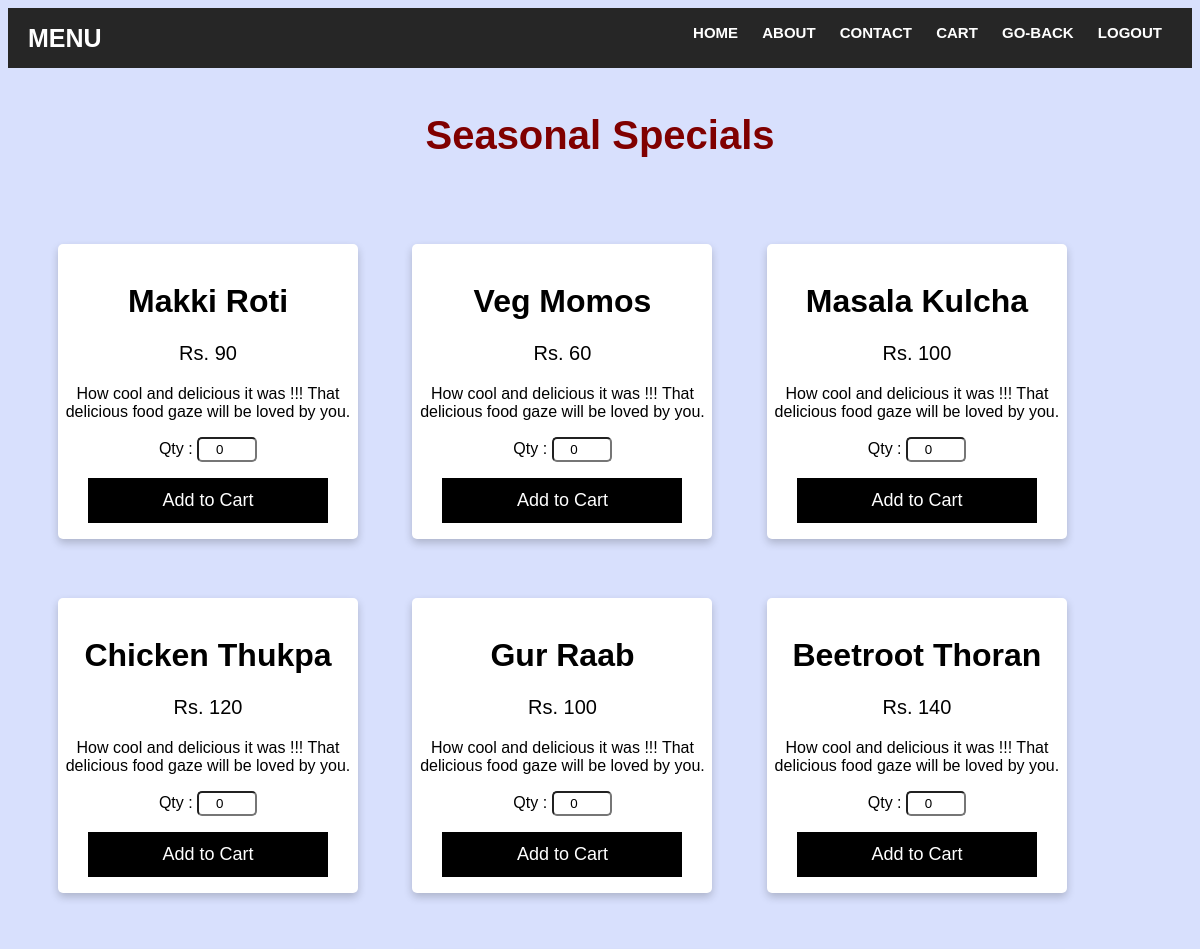
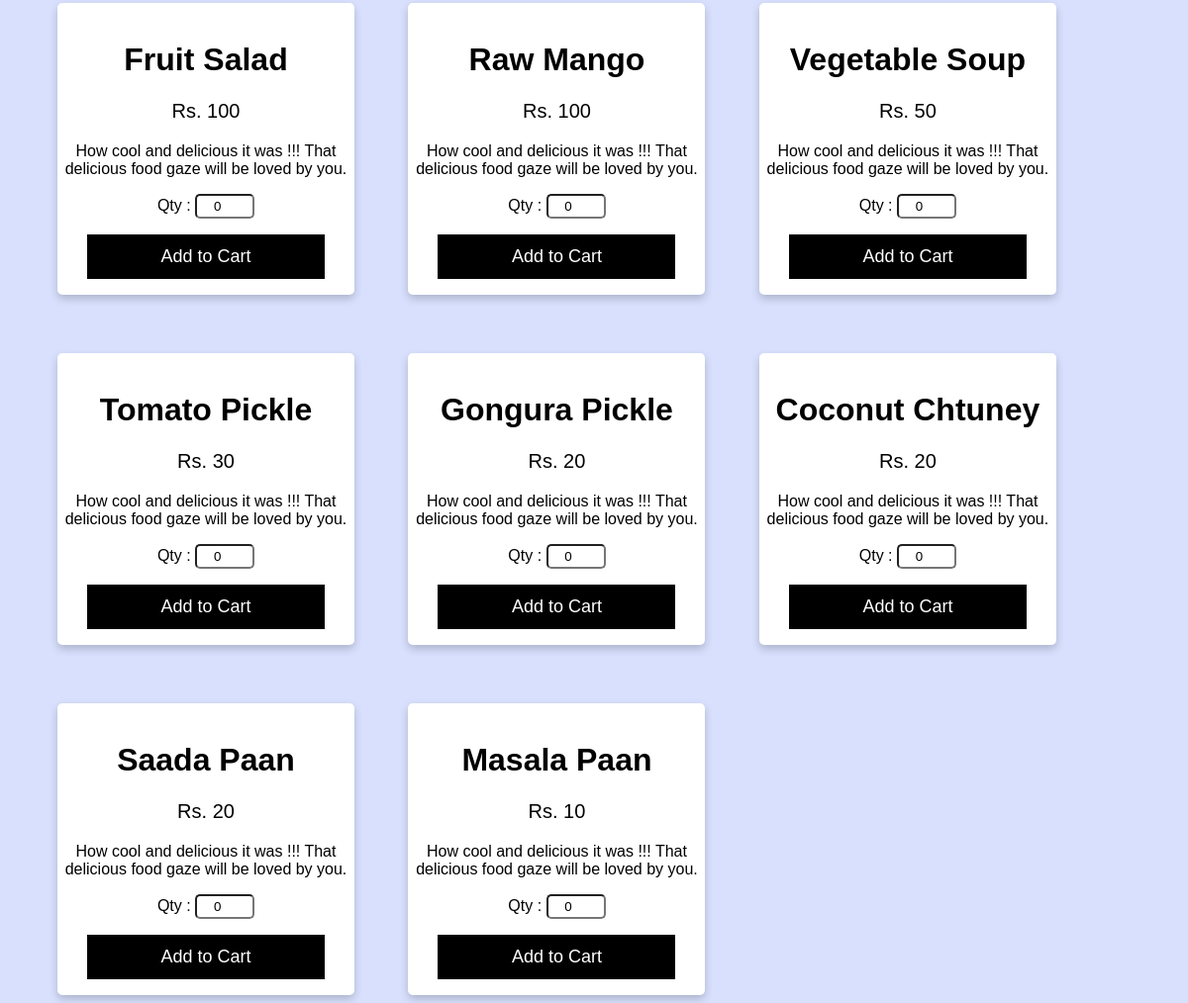
The app's page /sp/ with its own data (2 pictures, top to bottom).
### DreamDine/models.py (models this page shows)
class item(models.Model):
    name = models.CharField(max_length=50)
    category=models.CharField(max_length=50)
    price = models.IntegerField()
    image= models.URLField(max_length=300)
    class Meta:
        db_table = "item"

### DreamDine/views.py (the view)
# urls.py: path('sp/',views.sp),
def sp(request):
    spitems = item.objects.filter(category="Seasonal Specials")
    return render(request, 'sp.html',{'spitems': spitems})

### DreamDine/Templates/sp.html (shortened to what this page needs)
<!DOCTYPE html>
<html>
<head>
</head>
<body>
<header>
		<div class="logo">MENU</div>
		<nav>
			<ul>
				<li><a href="/index">Home</a></li>
				<li><a href="/about">About</a></li>
				<li><a href="/contact">Contact</a></li>
				<li><a href="/get_cart_items">cart</a></li>
				<li>
                <a href="/menu">Go-Back</a>
               </li>
				<li>
                <a href="/logout">Logout</a>
               </li>
			</ul>
		</nav>
</header>
<br>
<div class='heading'>
<h1 >Seasonal Specials</h1>
</div>
{% for items in spitems %}
    <div class="card">
        <form method="POST" action="{% url 'cart_add' name=items.name  %}">
  <h1>{{ items.name }}</h1>
  <p class="price">Rs. {{ items.price }}</p>
  <p>How cool and delicious it was !!! That delicious food gaze will be loved by you.</p>
    Qty&nbsp;:&nbsp;<input type="number" name="qty" value="0">
    <p><button>Add to Cart</button></p>
</div>
{% endfor %}
</body>
</html>

### DreamDine/Templates/sp.html (style rules this page uses)
* { box-sizing: border-box; }
body { font-family: Arial, Helvetica, sans-serif; }
input[type=number] { width: 20%; border-radius:5px; border-color: 5px black; height:25px; text-align:center; }
html { background-color:#d8e0fd; }
.card { display: inline-block; box-shadow: 0 4px 8px 0 rgba(0, 0, 0, 0.2); max-width: 300px; margin-top:5%; margin-left:50px; text-align: center; font-family: arial; background-color:white; border-radius:5px; }
.price { color: black; font-size: 20px; }
.card button { border: none; outline: 0; padding: 12px; color: white; background-color: #000; text-align: center; cursor: pointer; width: 80%; font-size: 18px; }
button { border: none; outline: 0; padding: 12px; color: white; background-color: #000; text-align: center; cursor: pointer; width: 10%; font-size: 18px; }
header { height: 60px; background: #262626; padding: 0 20px; line-height: 20px; font-size: 15px; }
.logo { width: 30%; float: left; color: #fff; font-weight: bold; text-transform: uppercase; line-height: 60px; font-size: 25px; font-family: sans-serif; }
nav { width: 68%; float: right; }
nav ul { list-style: none; float: right; }
nav ul li { display: inline-block; }
nav ul li a { text-decoration: none; color: #fff; font-family: sans-serif; font-weight: bold; margin: 0 10px; line-height: 4 0px; text-transform: uppercase; }
.heading { text-align:center; color:maroon ; font-size:20px; }

### records on screen
item: name "Makki Roti", price "90"
item: name "Veg Momos", price "60"
item: name "Masala Kulcha", price "100"
item: name "Chicken Thukpa", price "120"
item: name "Gur Raab", price "100"
item: name "Beetroot Thoran", price "140"
item: name "Fruit Salad", price "100"
item: name "Raw Mango", price "100"
item: name "Vegetable Soup", price "50"
item: name "Tomato Pickle", price "30"
item: name "Gongura Pickle", price "20"
item: name "Coconut Chtuney", price "20"
item: name "Saada Paan", price "20"
item: name "Masala Paan", price "10"
